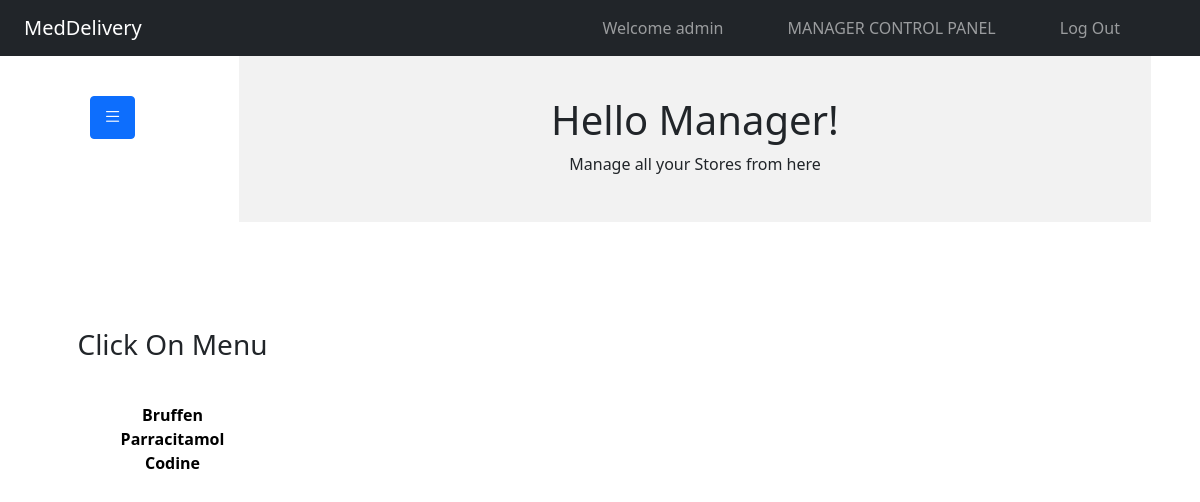
The page /edit_meds_items.php (signed in) on the database its author committed.
### tables this page shows
CREATE TABLE `drugs` (
  `D_ID` int(30) NOT NULL,
  `name` varchar(30) NOT NULL,
  `price` int(30) NOT NULL,
  `description` varchar(200) NOT NULL,
  `S_ID` int(30) NOT NULL,
  `images_path` varchar(200) NOT NULL,
  `options` varchar(10) NOT NULL DEFAULT 'ENABLE'
);

### session_m.php (called while the page is built, shortened)
<?php
$user_check=$_SESSION['login_user1'];
?>

### edit_meds_items.php (the view, shortened to what this page needs)
<?php
include('session_m.php');
require './nav.php';
?>
<div class="container">
<div class="row">
    <div class="col-md-2 col-lg-2 mt-5 pt-5">
    <button class="btn btn-primary ms-5" type="button" data-bs-toggle="offcanvas" data-bs-target="#offcanvasWithBothOptions" aria-controls="offcanvasWithBothOptions"><i class="bi bi-list" style="font-size:larger"></i></button>
    </div>
    <div class="col-md-10 col-lg-10 jumbotron mt-5 pt-5">
     <h1>Hello Manager! </h1>
     <p>Manage all your Stores from here</p>
    </div>
  </div>
    </div>
<div class="container">
    <div class="col-xs-3  pt-5 mt-5" style="text-align: center;">
    </div>
<div class="row">
<div class="col-xs-3 col-md-3">
  <div class="form-area" style="padding: 10px 10px 110px 10px; ">
    <div class="" style="text-align: center;">
      <h3>Click On Menu <br><br></h3>
    </div>
    <?php
    $query = mysqli_query($conn, "SELECT * FROM drugs d WHERE d.options = 'ENABLE' AND d.S_ID IN (SELECT s.S_ID FROM stores s WHERE s.M_ID='$user_check') ORDER BY D_ID ");
    while ($row = mysqli_fetch_array($query)) {
      ?>
      <div class="list-group-update" style="text-align: center;color:black;">
        <?php
      echo "<b ><a style='color:black' href='edit_meds_items.php?update={$row['D_ID']}'>{$row['name']}</a></b>";
        ?>
      </div>
    <?php
    }
    ?>
  </div>
</div>
</div>
</div>
<?php include 'footer.php';?>

### css/styles.css (style rules this page uses)
a { color: #ffffff; text-decoration: none; }
.jumbotron { background-color:#f2f2f2; text-align: center; width: 80%; margin: auto; padding: 30px; }

### rows shown on the page
drugs: name "Bruffen"
drugs: name "Parracitamol"
drugs: name "Codine"

### other values the page prints
$_SESSION['login_user1'] "admin"
